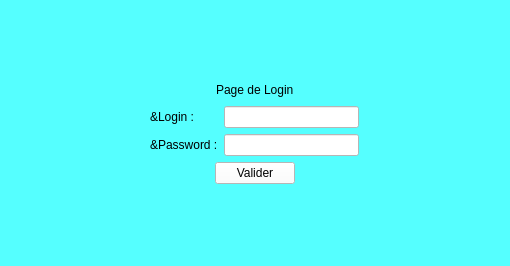
<?xml version="1.0" encoding="UTF-8"?>
<ui version="4.0">
 <class>FormLogin</class>
 <widget class="QWidget" name="FormLogin">
  <property name="geometry">
   <rect>
    <x>0</x>
    <y>0</y>
    <width>510</width>
    <height>266</height>
   </rect>
  </property>
  <property name="windowTitle">
   <string>Form</string>
  </property>
  <property name="styleSheet">
   <string notr="true">background-color: rgb(85, 255, 255);</string>
  </property>
  <widget class="QWidget" name="widget" native="true">
   <property name="geometry">
    <rect>
     <x>9</x>
     <y>6</y>
     <width>491</width>
     <height>251</height>
    </rect>
   </property>
   <layout class="QGridLayout" name="gridLayout">
    <item row="0" column="2">
     <spacer name="verticalSpacer">
      <property name="orientation">
       <enum>Qt::Vertical</enum>
      </property>
      <property name="sizeHint" stdset="0">
       <size>
        <width>20</width>
        <height>28</height>
       </size>
      </property>
     </spacer>
    </item>
    <item row="1" column="0" colspan="4">
     <layout class="QHBoxLayout" name="horizontalLayout">
      <item>
       <spacer name="horizontalSpacer">
        <property name="orientation">
         <enum>Qt::Horizontal</enum>
        </property>
        <property name="sizeHint" stdset="0">
         <size>
          <width>118</width>
          <height>20</height>
         </size>
        </property>
       </spacer>
      </item>
      <item>
       <widget class="QLabel" name="labelPageDeLogin">
        <property name="styleSheet">
         <string notr="true">font: italic 14pt &quot;Monotype Corsiva&quot;;
font: 18pt &quot;MS Shell Dlg 2&quot;;
font: 18pt &quot;Ravie&quot;;</string>
        </property>
        <property name="text">
         <string>Page de Login</string>
        </property>
       </widget>
      </item>
      <item>
       <spacer name="horizontalSpacer_2">
        <property name="orientation">
         <enum>Qt::Horizontal</enum>
        </property>
        <property name="sizeHint" stdset="0">
         <size>
          <width>138</width>
          <height>20</height>
         </size>
        </property>
       </spacer>
      </item>
     </layout>
    </item>
    <item row="2" column="0">
     <spacer name="horizontalSpacer_3">
      <property name="orientation">
       <enum>Qt::Horizontal</enum>
      </property>
      <property name="sizeHint" stdset="0">
       <size>
        <width>68</width>
        <height>20</height>
       </size>
      </property>
     </spacer>
    </item>
    <item row="2" column="1">
     <widget class="QLabel" name="labelLogin">
      <property name="styleSheet">
       <string notr="true">font: 12pt &quot;MS Shell Dlg 2&quot;;</string>
      </property>
      <property name="text">
       <string>&amp;Login :</string>
      </property>
     </widget>
    </item>
    <item row="2" column="2">
     <widget class="QLineEdit" name="lineEditLogin">
      <property name="styleSheet">
       <string notr="true">background-color: rgb(255, 255, 255);</string>
      </property>
     </widget>
    </item>
    <item row="2" column="3">
     <spacer name="horizontalSpacer_4">
      <property name="orientation">
       <enum>Qt::Horizontal</enum>
      </property>
      <property name="sizeHint" stdset="0">
       <size>
        <width>68</width>
        <height>20</height>
       </size>
      </property>
     </spacer>
    </item>
    <item row="3" column="0">
     <spacer name="horizontalSpacer_8">
      <property name="orientation">
       <enum>Qt::Horizontal</enum>
      </property>
      <property name="sizeHint" stdset="0">
       <size>
        <width>68</width>
        <height>20</height>
       </size>
      </property>
     </spacer>
    </item>
    <item row="3" column="1">
     <widget class="QLabel" name="labelPassword">
      <property name="styleSheet">
       <string notr="true">font: 12pt &quot;MS Shell Dlg 2&quot;;</string>
      </property>
      <property name="text">
       <string>&amp;Password :</string>
      </property>
     </widget>
    </item>
    <item row="3" column="2">
     <widget class="QLineEdit" name="lineEditPassword">
      <property name="styleSheet">
       <string notr="true">background-color: rgb(255, 255, 255);</string>
      </property>
     </widget>
    </item>
    <item row="3" column="3">
     <spacer name="horizontalSpacer_7">
      <property name="orientation">
       <enum>Qt::Horizontal</enum>
      </property>
      <property name="sizeHint" stdset="0">
       <size>
        <width>68</width>
        <height>20</height>
       </size>
      </property>
     </spacer>
    </item>
    <item row="4" column="0" colspan="4">
     <layout class="QHBoxLayout" name="horizontalLayout_2">
      <item>
       <spacer name="horizontalSpacer_5">
        <property name="orientation">
         <enum>Qt::Horizontal</enum>
        </property>
        <property name="sizeHint" stdset="0">
         <size>
          <width>188</width>
          <height>20</height>
         </size>
        </property>
       </spacer>
      </item>
      <item>
       <widget class="QPushButton" name="pushButtonLogin">
        <property name="styleSheet">
         <string notr="true">background-color: rgb(255, 255, 255);</string>
        </property>
        <property name="text">
         <string>Valider</string>
        </property>
       </widget>
      </item>
      <item>
       <spacer name="horizontalSpacer_6">
        <property name="orientation">
         <enum>Qt::Horizontal</enum>
        </property>
        <property name="sizeHint" stdset="0">
         <size>
          <width>188</width>
          <height>20</height>
         </size>
        </property>
       </spacer>
      </item>
     </layout>
    </item>
    <item row="5" column="2">
     <spacer name="verticalSpacer_2">
      <property name="orientation">
       <enum>Qt::Vertical</enum>
      </property>
      <property name="sizeHint" stdset="0">
       <size>
        <width>20</width>
        <height>28</height>
       </size>
      </property>
     </spacer>
    </item>
   </layout>
  </widget>
 </widget>
 <resources/>
 <connections/>
</ui>
